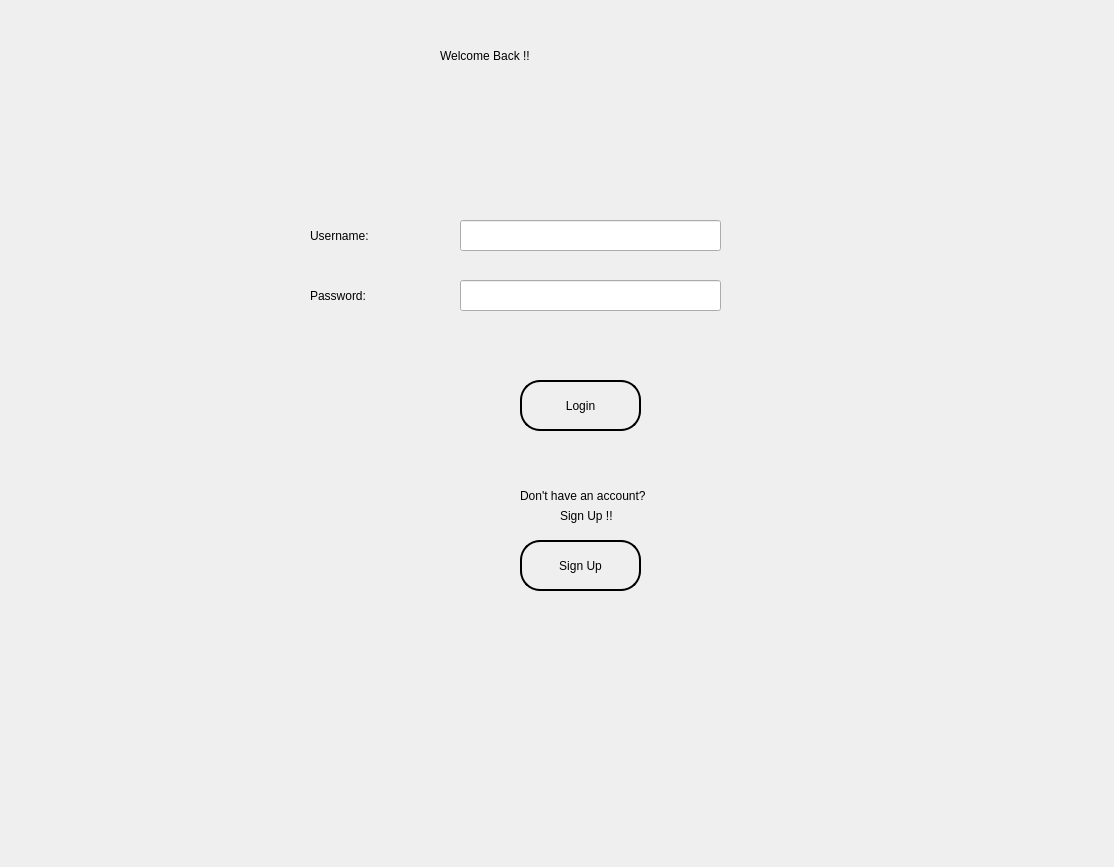
<?xml version="1.0" encoding="UTF-8"?>
<ui version="4.0">
 <class>Dialog</class>
 <widget class="QDialog" name="Dialog">
  <property name="geometry">
   <rect>
    <x>0</x>
    <y>0</y>
    <width>1114</width>
    <height>867</height>
   </rect>
  </property>
  <property name="windowTitle">
   <string>Dialog</string>
  </property>
  <widget class="QLabel" name="label">
   <property name="geometry">
    <rect>
     <x>-6</x>
     <y>-5</y>
     <width>1131</width>
     <height>881</height>
    </rect>
   </property>
   <property name="styleSheet">
    <string notr="true">background-image:url(:/newPrefix/C:/Users/akxsh/Desktop/2c933fdd5a3b0a5f8a51a0f44eb0f619.jpg)</string>
   </property>
   <property name="text">
    <string/>
   </property>
   <property name="pixmap">
    <pixmap resource="test.qrc">:/newPrefix/C:/Users/akxsh/Desktop/2c933fdd5a3b0a5f8a51a0f44eb0f619.jpg</pixmap>
   </property>
   <property name="scaledContents">
    <bool>true</bool>
   </property>
  </widget>
  <widget class="QLabel" name="label_2">
   <property name="geometry">
    <rect>
     <x>440</x>
     <y>20</y>
     <width>241</width>
     <height>71</height>
    </rect>
   </property>
   <property name="styleSheet">
    <string notr="true">font: italic 28pt &quot;Lucida Fax&quot;;
font: 22pt &quot;Goudy Old Style&quot;;</string>
   </property>
   <property name="text">
    <string>Welcome Back !!</string>
   </property>
  </widget>
  <widget class="QLabel" name="label_3">
   <property name="geometry">
    <rect>
     <x>310</x>
     <y>220</y>
     <width>121</width>
     <height>31</height>
    </rect>
   </property>
   <property name="styleSheet">
    <string notr="true">font: 14pt &quot;Lucida Fax&quot;;</string>
   </property>
   <property name="text">
    <string>Username: </string>
   </property>
  </widget>
  <widget class="QLabel" name="label_4">
   <property name="geometry">
    <rect>
     <x>310</x>
     <y>280</y>
     <width>121</width>
     <height>31</height>
    </rect>
   </property>
   <property name="styleSheet">
    <string notr="true">font: 14pt &quot;Lucida Fax&quot;;</string>
   </property>
   <property name="text">
    <string>Password:</string>
   </property>
  </widget>
  <widget class="QLineEdit" name="username">
   <property name="geometry">
    <rect>
     <x>460</x>
     <y>220</y>
     <width>261</width>
     <height>31</height>
    </rect>
   </property>
   <property name="styleSheet">
    <string notr="true">font: 14pt &quot;MS Shell Dlg 2&quot;;</string>
   </property>
  </widget>
  <widget class="QLineEdit" name="password">
   <property name="geometry">
    <rect>
     <x>460</x>
     <y>280</y>
     <width>261</width>
     <height>31</height>
    </rect>
   </property>
   <property name="styleSheet">
    <string notr="true">font: 14pt &quot;MS Shell Dlg 2&quot;;</string>
   </property>
   <property name="echoMode">
    <enum>QLineEdit::Password</enum>
   </property>
  </widget>
  <widget class="QPushButton" name="Login">
   <property name="geometry">
    <rect>
     <x>520</x>
     <y>380</y>
     <width>121</width>
     <height>51</height>
    </rect>
   </property>
   <property name="styleSheet">
    <string notr="true">background-color:transparent;
font: 14pt &quot;MS Shell Dlg 2&quot;;
border-radius:20px;
border-style:solid;
border-color:black;
border-width:2px;</string>
   </property>
   <property name="text">
    <string>Login</string>
   </property>
  </widget>
  <widget class="QPushButton" name="Signup">
   <property name="geometry">
    <rect>
     <x>520</x>
     <y>540</y>
     <width>121</width>
     <height>51</height>
    </rect>
   </property>
   <property name="styleSheet">
    <string notr="true">background-color:transparent;
border-radius:20px;
border-style:solid;
border-color:black;
font: 14pt &quot;MS Shell Dlg 2&quot;;
border-width:2px;
</string>
   </property>
   <property name="text">
    <string>Sign Up</string>
   </property>
  </widget>
  <widget class="QLabel" name="label_5">
   <property name="geometry">
    <rect>
     <x>520</x>
     <y>480</y>
     <width>141</width>
     <height>31</height>
    </rect>
   </property>
   <property name="text">
    <string>Don't have an account?</string>
   </property>
  </widget>
  <widget class="QLabel" name="label_6">
   <property name="geometry">
    <rect>
     <x>560</x>
     <y>500</y>
     <width>61</width>
     <height>31</height>
    </rect>
   </property>
   <property name="text">
    <string>Sign Up !!</string>
   </property>
  </widget>
  <widget class="QLabel" name="error">
   <property name="geometry">
    <rect>
     <x>460</x>
     <y>330</y>
     <width>261</width>
     <height>20</height>
    </rect>
   </property>
   <property name="styleSheet">
    <string notr="true">font: 10pt &quot;MS Shell Dlg 2&quot;;
color:rgb(255, 0, 0)</string>
   </property>
   <property name="text">
    <string/>
   </property>
   <property name="alignment">
    <set>Qt::AlignCenter</set>
   </property>
  </widget>
 </widget>
 <resources>
  <include location="test.qrc"/>
 </resources>
 <connections/>
</ui>
